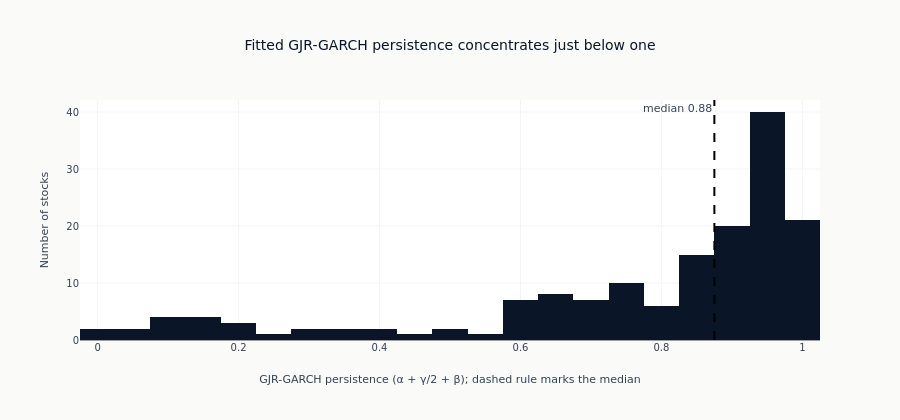

Notebook source saved alongside this figure:
### Markdown cell above
The histogram below shows the fitted persistence ($\alpha + \gamma/2 + \beta$)
across the sampled stocks. The mass sits just below one, the signature of
highly persistent equity volatility: shocks decay slowly, so a conditional-vol
forecast carries real information about tomorrow's variance.

### Code cell
if persist_df is not None and median_persist is not None:
    fig = go.Figure()
    fig.add_histogram(
        x=persist_df["persistence"].to_list(),
        marker_color=ml4t_palette(1)[0],
        nbinsx=30,
    )
    fig.add_vline(
        x=median_persist,
        line_width=2,
        line_dash="dash",
        line_color="black",
        annotation_text=f"median {median_persist:.2f}",
        annotation_position="top left",
    )
    fig.update_layout(
        title="Fitted GJR-GARCH persistence concentrates just below one",
        xaxis_title="GJR-GARCH persistence (α + γ/2 + β); dashed rule marks the median",
        yaxis_title="Number of stocks",
        height=420,
    )
    fig.show()

### Figure 1 — Plotly figure (JSON) as saved in the notebook; plotly's stock layout.template omitted (floating-point values rounded to 4 significant figures; data arrays with more than 128 entries replaced by an {"elided": "..."} marker saying what was removed)
{"data": [{"marker": {"color": "#0a1628"}, "nbinsx": 30, "type": "histogram", "x": {"elided": "160 float values"}}], "layout": {"annotations": [{"showarrow": false, "text": "median 0.88", "x": 0.8751, "xanchor": "right", "xref": "x", "y": 1, "yanchor": "top", "yref": "y domain"}], "height": 420, "shapes": [{"line": {"color": "black", "dash": "dash", "width": 2}, "type": "line", "x0": 0.8751, "x1": 0.8751, "xref": "x", "y0": 0, "y1": 1, "yref": "y domain"}], "title": {"text": "Fitted GJR-GARCH persistence concentrates just below one"}, "xaxis": {"title": {"text": "GJR-GARCH persistence (α + γ/2 + β); dashed rule marks the median"}}, "yaxis": {"title": {"text": "Number of stocks"}}}}
